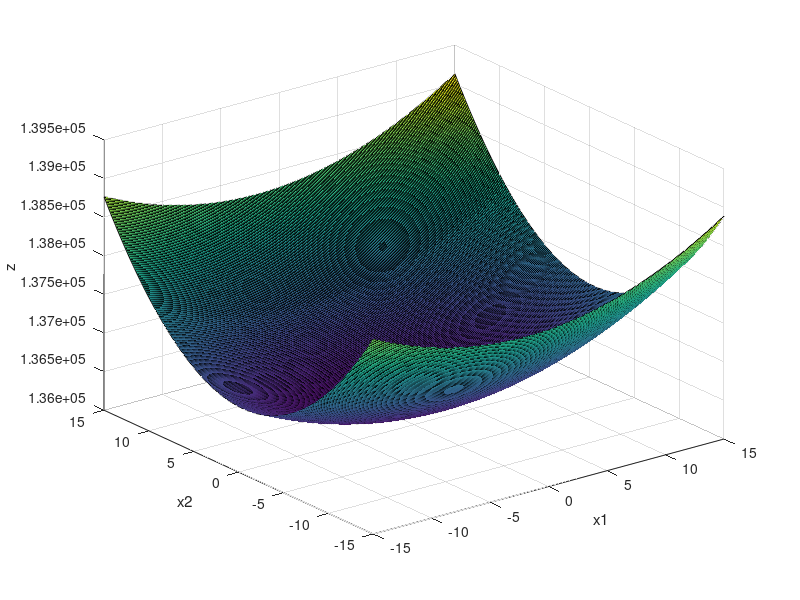

MATLAB code to generate this figure:

X1 = -15:0.1:15;
X2 = -15:0.1:15;
[x1,x2] = meshgrid(X1,X2);                                
f_a = 3*x1.^2 +12*x1+8*x2.^2+8*x2+6*x1*x2;
%fa1 = gradient(f_a, 0.2, 0.2);                  % Derivative
%zv = contour(x1,x2,fa1, [0; 0]);                % Critical Points
figure(3)
surf(x1,x2,f_a)
xlabel('x1'); ylabel('x2'); zlabel('z');
%hold on
%plot3(zv(1,2:end), zv(2,2:end), zeros(1,size(zv,2)-1), 'r', 'LineWidth',2)
%hold off